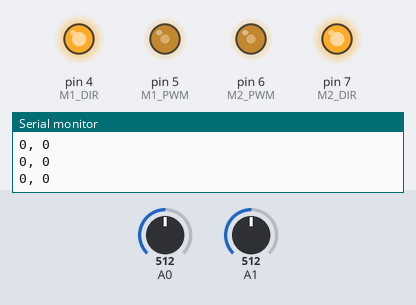
This sketch was run on a simulated Arduino Uno, built with avr-gcc and run on an emulated ATmega328P. Shown: output pins drawn as LEDs (lit = HIGH), the last lines printed to the serial monitor. Inputs (shaded band) come from the test bench; at power-on: A0 = 512, A1 = 512.

Above: at 1.2 s.
1.3 s: A0 set to 692
4.3 s: A0 set to 709
At 5.4 s:
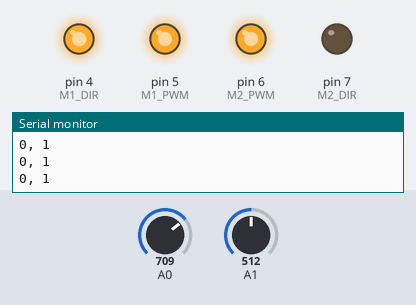
5.8 s: A0 set to 690
At 6.7 s:
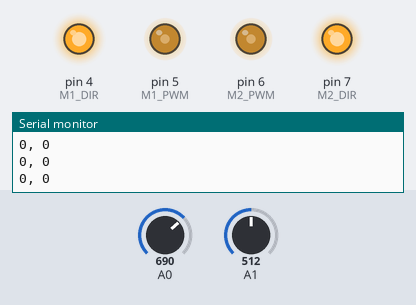
7.3 s: A1 set to 691
8.8 s: A1 set to 709
At 10.0 s:
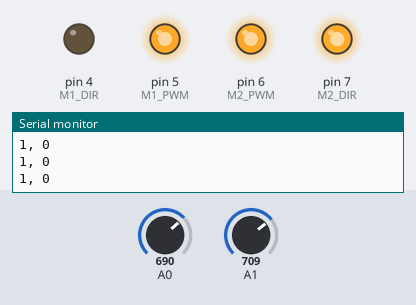
10.3 s: A1 set to 690
At 11.3 s:
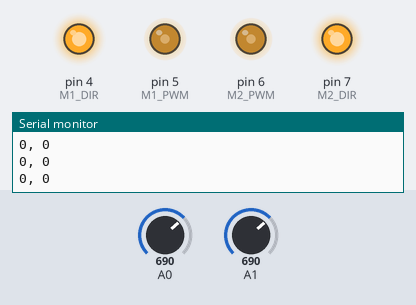
Timing chart, 0 to 13.3 s (numbered marks = the images above; inputs shaded):
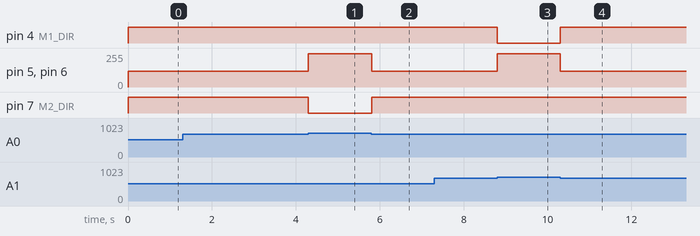

Measured:
- the behaviour switches between 700 and 701 on A0 (found by bisection; images 0 and 1)
- the behaviour switches between 700 and 701 on A1 (found by bisection; images 2 and 3)
- after the input at 4.3 s, pin 5 (M1_PWM), pin 6 (M2_PWM): 120/255 → 250/255 at once; pin 7 (M2_DIR): HIGH → LOW at once
- after the input at 5.8 s, pin 5 (M1_PWM), pin 6 (M2_PWM): 250/255 → 120/255 at once; pin 7 (M2_DIR): LOW → HIGH at once
- after the input at 8.8 s, pin 4 (M1_DIR): HIGH → LOW at once; pin 5 (M1_PWM), pin 6 (M2_PWM): 120/255 → 250/255 at once
- after the input at 10.3 s, pin 4 (M1_DIR): LOW → HIGH at once; pin 5 (M1_PWM), pin 6 (M2_PWM): 250/255 → 120/255 at once

The sketch:

task_1.ino
```cpp
#define M1_DIR 4
#define M1_PWM 5
#define M2_DIR 7
#define M2_PWM 6
#define LS A1
#define RS A0

#define BLACK_LEVEL_LOW 700
#define BLACK_LEVEL_HIGH 950
#define WHITE_LEVEL_LOW 500
#define WHITE_LEVEL_HIGH 580

void Init() {
  pinMode(4, OUTPUT);
  pinMode(5, OUTPUT);
  pinMode(6, OUTPUT);
  pinMode(7, OUTPUT);
  Serial.begin(9600);
}
void Backward(int pwm1 = 250, int pwm2 = 250) {
  digitalWrite(M1_DIR, 0);
  digitalWrite(M2_DIR, 0);
  analogWrite(M1_PWM, pwm1);
  analogWrite(M2_PWM, pwm2);
}

void Forward(int pwm1 = 250, int pwm2 = 250) {
  digitalWrite(M1_DIR, 1);
  digitalWrite(M2_DIR, 1);
  analogWrite(M1_PWM, pwm1);
  analogWrite(M2_PWM, pwm2);
}
void Stop() {
  digitalWrite(M1_DIR, 0);
  digitalWrite(M2_DIR, 0);
  analogWrite(M1_PWM, 0);
  analogWrite(M2_PWM, 0);
}

void Right(int pwm1 = 250, int pwm2 = 250) {
  //120
  digitalWrite(M1_DIR, 0);
  digitalWrite(M2_DIR, 1);
  analogWrite(M1_PWM, pwm1);
  analogWrite(M2_PWM, pwm2);
}

void Left(int pwm1 = 250, int pwm2 = 250) {
  digitalWrite(M1_DIR, 1);
  digitalWrite(M2_DIR, 0);
  analogWrite(M1_PWM, pwm1);
  analogWrite(M2_PWM, pwm2);
}
void setup() {
  Init();
}

bool isBlack( int pin) {
  if ((analogRead(pin) > BLACK_LEVEL_LOW) && (analogRead(pin) < BLACK_LEVEL_HIGH))
    return true;
  return false;
}


void loop() {
  bool L = isBlack(LS);
  bool R = isBlack(RS);

  if (!L and !R){ //all white
    Forward(120, 120);
  }
  else if(L and !R){
    Right(250, 250);
  }
  else if(!L and R){
    Left(250, 250);
  }
  //white 513-580
  //black 800-950
  Serial.print(L);
  Serial.print(", ");
  Serial.println(R);
}
```
